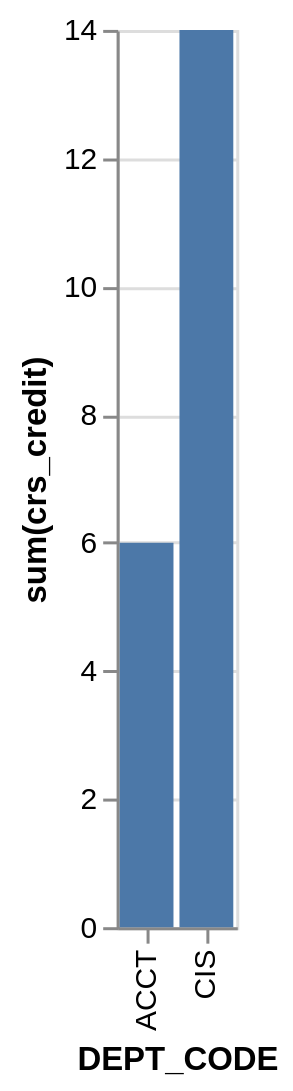

Write a Vega-Lite specification for this figure.
### Vega-Lite specification from a JSON file in a GitHub repository (floating-point values rounded to 4 significant figures)
{"data": {"values": [{"x_data": "ACCT", "y_data": 6}, {"x_data": "CIS", "y_data": 14}]}, "mark": "bar", "encoding": {"x": {"field": "x_data", "type": "nominal", "title": "DEPT_CODE", "sort": {"op": "sum", "field": "y_data", "order": "ascending"}}, "y": {"field": "y_data", "type": "quantitative", "title": "sum(crs_credit)"}}}
